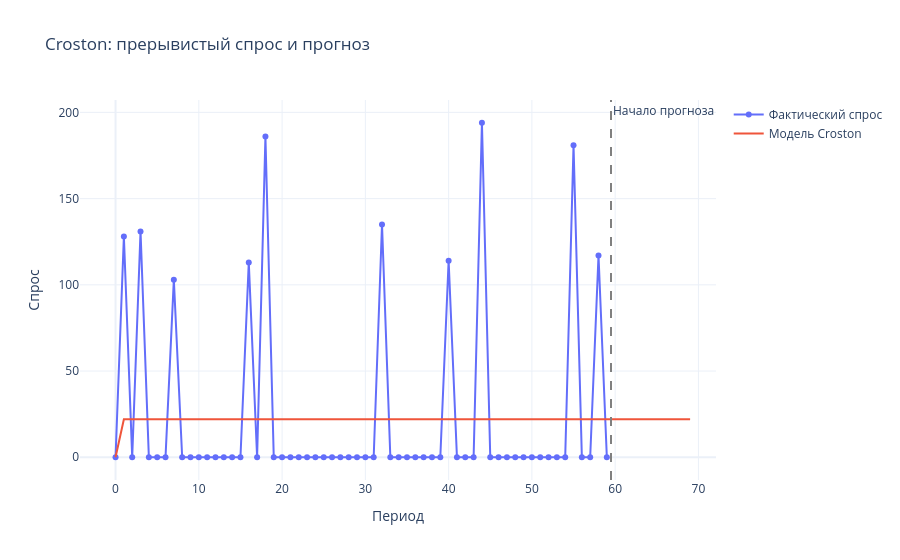

Source (notebook cell):
### Markdown cell above
### Croston Model
<img src = "https://github.com/aromanenko/ATSF/blob/main/pic/CrostonIdea.PNG?raw=true">

**Croston Algorithm for Time Series Forecasting**

$$ \hat{y}_{t+1}=\hat z_t/\hat{n}_t$$
where
$$ \hat z_t = \begin{cases}z_{t-1}, & y_t==0 \\ \alpha\cdot{y_t}+(1-\alpha) z_{t-1}, & y_t <>0 \end{cases}$$

$$ \hat{n}_t = \begin{cases}\hat{n}_t, & y_t==0 \\ \beta\cdot{\color{red}{n_t}}+(1-\beta) \hat{n}_{t-1}, & y_t <>0 \end{cases}$$

$\alpha$ - smoothing parameter for time level value
$\beta$ - smoothing parameter for 0-intervals length forecasting

<img src = "https://github.com/aromanenko/ATSF/blob/main/pic/CrostonIdea2.PNG?raw=true">


**Example of Realization**
- https://towardsdatascience.com/croston-forecast-model-for-intermittent-demand-360287a17f5f

### Code cell
from croston import croston
import random

a = np.zeros(50)
val = np.array(random.sample(range(100,200), 10))
idxs = random.sample(range(50), 10)

ts = np.insert(a, idxs, val)

fit_pred = croston.fit_croston(ts, 10,'original')

yhat = np.concatenate([fit_pred['croston_fittedvalues'], fit_pred['croston_forecast']])

fig = go.Figure([
    go.Scatter(x=np.arange(len(ts)), y=ts, mode='lines+markers', name='Фактический спрос'),
    go.Scatter(x=np.arange(len(yhat)), y=yhat, mode='lines', name='Модель Croston'),
])
fig.add_vline(x=len(ts) - 0.5, line_dash='dash', line_color='gray', annotation_text='Начало прогноза')
fig.update_layout(title='Croston: прерывистый спрос и прогноз', xaxis_title='Период', yaxis_title='Спрос')
fig.show()

### Figure 1 — Plotly figure (JSON) as saved in the notebook; plotly's stock layout.template omitted (floating-point values rounded to 4 significant figures)
{"data": [{"mode": "lines+markers", "name": "Фактический спрос", "type": "scatter", "x": [0, 1, 2, 3, 4, 5, 6, 7, 8, 9, 10, 11, 12, 13, 14, 15, 16, 17, 18, 19, 20, 21, 22, 23, 24, 25, 26, 27, 28, 29, 30, 31, 32, 33, 34, 35, 36, 37, 38, 39, 40, 41, 42, 43, 44, 45, 46, 47, 48, 49, 50, 51, 52, 53, 54, 55, 56, 57, 58, 59], "y": [0.0, 128.0, 0.0, 131.0, 0.0, 0.0, 0.0, 103.0, 0.0, 0.0, 0.0, 0.0, 0.0, 0.0, 0.0, 0.0, 113.0, 0.0, 186.0, 0.0, 0.0, 0.0, 0.0, 0.0, 0.0, 0.0, 0.0, 0.0, 0.0, 0.0, 0.0, 0.0, 135.0, 0.0, 0.0, 0.0, 0.0, 0.0, 0.0, 0.0, 114.0, 0.0, 0.0, 0.0, 194.0, 0.0, 0.0, 0.0, 0.0, 0.0, 0.0, 0.0, 0.0, 0.0, 0.0, 181.0, 0.0, 0.0, 117.0, 0.0]}, {"mode": "lines", "name": "Модель Croston", "type": "scatter", "x": [0, 1, 2, 3, 4, 5, 6, 7, 8, 9, 10, 11, 12, 13, 14, 15, 16, 17, 18, 19, 20, 21, 22, 23, 24, 25, 26, 27, 28, 29, 30, 31, 32, 33, 34, 35, 36, 37, 38, 39, 40, 41, 42, 43, 44, 45, 46, 47, 48, 49, 50, 51, 52, 53, 54, 55, 56, 57, 58, 59, 60, 61, 62, 63, 64, 65, 66, 67, 68, 69], "y": [0.0, 22.07, 22.07, 22.07, 22.07, 22.07, 22.07, 22.07, 22.07, 22.07, 22.07, 22.07, 22.07, 22.07, 22.07, 22.07, 22.07, 22.07, 22.07, 22.07, 22.07, 22.07, 22.07, 22.07, 22.07, 22.07, 22.07, 22.07, 22.07, 22.07, 22.07, 22.07, 22.07, 22.07, 22.07, 22.07, 22.07, 22.07, 22.07, 22.07, 22.07, 22.07, 22.07, 22.07, 22.07, 22.07, 22.07, 22.07, 22.07, 22.07, 22.07, 22.07, 22.07, 22.07, 22.07, 22.07, 22.07, 22.07, 22.07, 22.07, 22.07, 22.07, 22.07, 22.07, 22.07, 22.07, 22.07, 22.07, 22.07, 22.07]}], "layout": {"annotations": [{"showarrow": false, "text": "Начало прогноза", "x": 59.5, "xanchor": "left", "xref": "x", "y": 1, "yanchor": "top", "yref": "y domain"}], "shapes": [{"line": {"color": "gray", "dash": "dash"}, "type": "line", "x0": 59.5, "x1": 59.5, "xref": "x", "y0": 0, "y1": 1, "yref": "y domain"}], "title": {"text": "Croston: прерывистый спрос и прогноз"}, "xaxis": {"title": {"text": "Период"}}, "yaxis": {"title": {"text": "Спрос"}}}}
